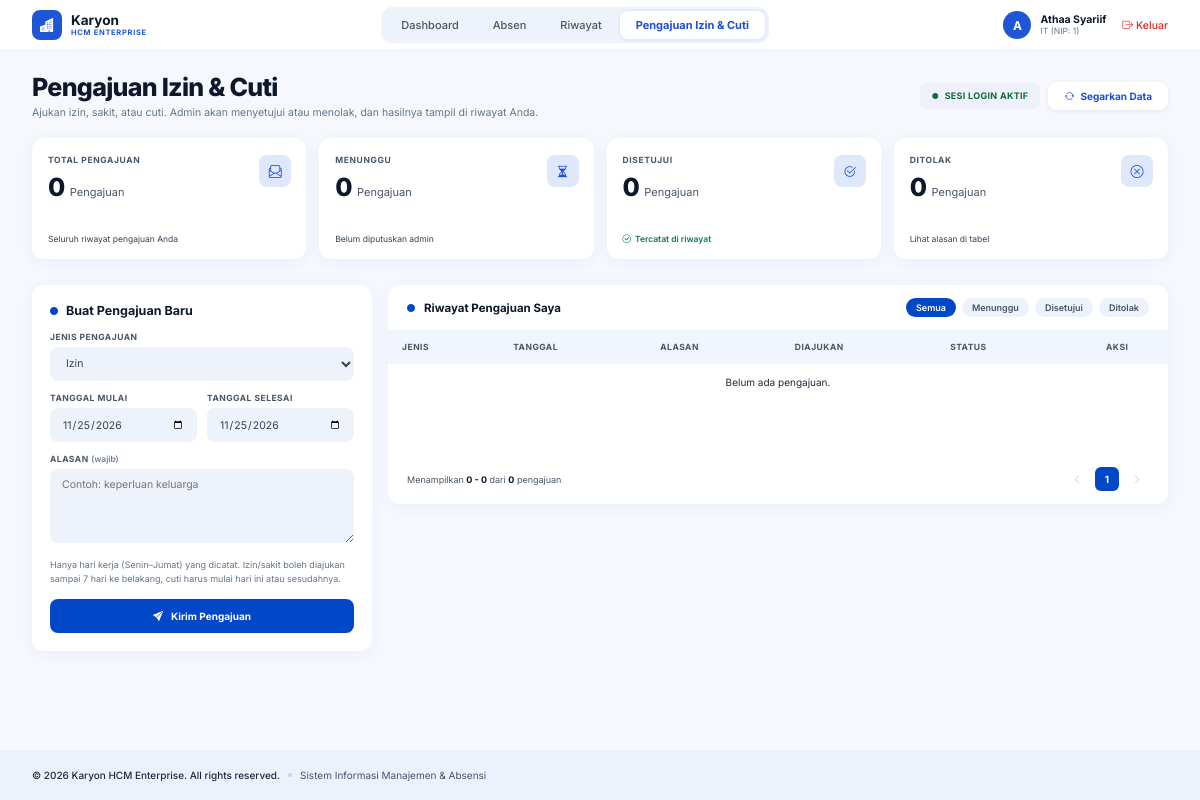
The page /karyawan/pengajuan.php (signed in) on the database its author committed.
### tables this page shows
CREATE TABLE `karyawan` (
  `id` int(11) NOT NULL,
  `nip` varchar(20) NOT NULL,
  `nama` varchar(100) NOT NULL,
  `jabatan_id` int(11) DEFAULT NULL,
  `no_hp` varchar(15) DEFAULT NULL,
  `alamat` text DEFAULT NULL
);

CREATE TABLE `jabatan` (
  `id` int(11) NOT NULL,
  `kode_jabatan` varchar(20) NOT NULL,
  `nama_jabatan` varchar(50) NOT NULL
);

### includes/fungsi.php (called while the page is built, shortened)
<?php
function h($teks) {
    return htmlspecialchars($teks ?? '');
}

### karyawan/pengajuan.php (the view, shortened to what this page needs)
<?php
require_once '../auth/cek_session.php';
$karyawan_id = (int)$_SESSION['karyawan_id'];
$hari_ini    = date('Y-m-d');
$form = ['jenis' => 'Izin', 'mulai' => $hari_ini, 'selesai' => $hari_ini, 'alasan' => ''];
$filter = $_GET['status'] ?? '';
if (!in_array($filter, STATUS_PENGAJUAN, true)) $filter = '';
$hitung = array_fill_keys(STATUS_PENGAJUAN, 0);
$total_semua = array_sum($hitung);
$total = $filter === '' ? $total_semua : $hitung[$filter];
$per_page = 5;
$pages  = max(1, (int)ceil($total / $per_page));
$page   = min(max(1, (int)($_GET['page'] ?? 1)), $pages);
$offset = ($page - 1) * $per_page;
$sql = "SELECT * FROM pengajuan WHERE karyawan_id = ?" . ($filter !== '' ? " AND status = ?" : "")
     . " ORDER BY dibuat_pada DESC, id DESC LIMIT $per_page OFFSET $offset";
$stmt = $conn->prepare($sql);
if ($filter !== '') $stmt->bind_param("is", $karyawan_id, $filter);
else                $stmt->bind_param("i", $karyawan_id);
$stmt->execute();
$daftar = $stmt->get_result()->fetch_all(MYSQLI_ASSOC);
$dari   = $total ? $offset + 1 : 0;
$sampai = $offset + count($daftar);
$base_q = ['status' => $filter];
function link_hal($base_q, $p) { return '?' . http_build_query($base_q + ['page' => $p]); }
$p_awal  = max(1, min($page - 2, $pages - 4));
$p_akhir = min($pages, $p_awal + 4);
$nama = $_SESSION['username'] ?? 'Karyawan'; $jabatan = 'Karyawan'; $nip = $karyawan_id;
$q = $conn->prepare("SELECT k.nama, k.nip, j.nama_jabatan
                     FROM karyawan k LEFT JOIN jabatan j ON k.jabatan_id = j.id
                     WHERE k.id = ?");
$q->bind_param("i", $karyawan_id);
$q->execute();
if ($k = $q->get_result()->fetch_assoc()) {
    $nama    = $k['nama'];
    $jabatan = $k['nama_jabatan'] ?? 'Karyawan';
    $nip     = $k['nip'];
}
?>
<!DOCTYPE html>
<html lang="id">
<head>
<link href="https://cdn.jsdelivr.net/npm/bootstrap-icons@1.11.3/font/bootstrap-icons.css" rel="stylesheet">
</head>
<body>
<nav class="topbar">
  <a class="brand" href="dashboard.php">
    <span class="brand-logo"><i class="bi bi-buildings-fill"></i></span>
    <span><b>Karyon</b><small>HCM ENTERPRISE</small></span>
  </a>
  <div class="nav-pill">
    <a href="dashboard.php">Dashboard</a>
    <a href="absen.php">Absen</a>
    <a href="riwayat.php">Riwayat</a>
    <a href="pengajuan.php" class="active">Pengajuan Izin &amp; Cuti</a>
  </div>
  <div class="user-area">
    <div class="user">
      <span class="avatar"><?= h(strtoupper(mb_substr($nama, 0, 1))) ?></span>
      <div><b><?= h($nama) ?></b><small><?= h($jabatan) ?> (NIP: <?= h($nip) ?>)</small></div>
    </div>
    <a class="logout" href="../auth/logout.php"><i class="bi bi-box-arrow-right"></i>Keluar</a>
  </div>
</nav>
<main class="main-wrap">
<header class="page-intro">
  <div>
    <h1>Pengajuan Izin &amp; Cuti</h1>
    <p>Ajukan izin, sakit, atau cuti. Admin akan menyetujui atau menolak, dan hasilnya tampil di riwayat Anda.</p>
  </div>
  <div class="intro-tags">
    <span class="green-tag"><i class="bi bi-circle-fill"></i> SESI LOGIN AKTIF</span>
    <a class="blue-tag" href="pengajuan.php"><i class="bi bi-arrow-repeat"></i> Segarkan Data</a>
  </div>
</header>
<section class="history-stats">
  <article>
    <small>Total Pengajuan</small>
    <span class="stat-icon"><i class="bi bi-envelope-paper"></i></span>
    <div class="stat-value"><b><?= $total_semua ?></b><span>Pengajuan</span></div>
    <div class="stat-foot"><span>Seluruh riwayat pengajuan Anda</span></div>
  </article>
  <article>
    <small>Menunggu</small>
    <span class="stat-icon"><i class="bi bi-hourglass-split"></i></span>
    <div class="stat-value"><b><?= $hitung['Menunggu'] ?></b><span>Pengajuan</span></div>
    <div class="stat-foot"><span>Belum diputuskan admin</span></div>
  </article>
  <article>
    <small>Disetujui</small>
    <span class="stat-icon"><i class="bi bi-check2-circle"></i></span>
    <div class="stat-value"><b><?= $hitung['Disetujui'] ?></b><span>Pengajuan</span></div>
    <div class="stat-foot"><span class="txt-green"><i class="bi bi-check-circle"></i>Tercatat di riwayat</span></div>
  </article>
  <article>
    <small>Ditolak</small>
    <span class="stat-icon"><i class="bi bi-x-circle"></i></span>
    <div class="stat-value"><b><?= $hitung['Ditolak'] ?></b><span>Pengajuan</span></div>
    <div class="stat-foot"><span>Lihat alasan di tabel</span></div>
  </article>
</section>
<div class="pg-layout">
  <section class="form-card">
    <h2><i class="bi bi-circle-fill blue-dot"></i> Buat Pengajuan Baru</h2>
    <form method="POST" id="form-pengajuan">
      <div class="fld">
        <label>Jenis Pengajuan</label>
        <select name="jenis" id="jenis">
          <?php foreach (JENIS_PENGAJUAN as $j): ?>
            <option value="<?= $j ?>" <?= $form['jenis'] === $j ? 'selected' : '' ?>><?= $j ?></option>
          <?php endforeach; ?>
        </select>
      </div>
      <div class="fld-row">
        <div class="fld">
          <label>Tanggal Mulai</label>
          <input type="date" name="mulai" id="mulai" value="<?= h($form['mulai']) ?>" required>
        </div>
        <div class="fld">
          <label>Tanggal Selesai</label>
          <input type="date" name="selesai" id="selesai" value="<?= h($form['selesai']) ?>" required>
        </div>
      </div>
      <div class="fld">
        <label>Alasan <span id="ket-alasan">(wajib)</span></label>
        <textarea name="alasan" id="alasan" maxlength="255" placeholder="Contoh: keperluan keluarga"><?= h($form['alasan']) ?></textarea>
      </div>
      <p class="hint">Hanya hari kerja (Senin–Jumat) yang dicatat. Izin/sakit boleh diajukan sampai 7 hari ke belakang, cuti harus mulai hari ini atau sesudahnya.</p>
      <button type="submit" class="btn-main btn-kirim"><i class="bi bi-send-fill"></i> Kirim Pengajuan</button>
    </form>
  </section>
  <section class="history-table-card">
    <div class="emp-card-head">
      <b><i class="bi bi-circle-fill blue-dot"></i> Riwayat Pengajuan Saya</b>
      <span class="filter-link">
        <a href="?status=" class="<?= $filter === '' ? 'on' : '' ?>">Semua</a>
        <?php foreach (STATUS_PENGAJUAN as $s): ?>
          <a href="?status=<?= $s ?>" class="<?= $filter === $s ? 'on' : '' ?>"><?= $s ?></a>
        <?php endforeach; ?>
      </span>
    </div>
    <table class="history-table pg-table">
      <thead><tr><th>Jenis</th><th>Tanggal</th><th>Alasan</th><th>Diajukan</th><th>Status</th><th>Aksi</th></tr></thead>
      <tbody>
      <?php if ($daftar): foreach ($daftar as $r): ?>
        <tr>
          <td><span class="activity-badge st-<?= strtolower($r['jenis']) ?>"><?= h($r['jenis']) ?></span></td>
          <td><b><?= h(rentang_tanggal($r['tanggal_mulai'], $r['tanggal_selesai'])) ?></b></td>
          <td><?= $r['alasan'] !== null && $r['alasan'] !== '' ? h($r['alasan']) : '—' ?></td>
          <td><?= date('d-m-Y H:i', strtotime($r['dibuat_pada'])) ?></td>
          <td>
            <span class="activity-badge <?= kelas_status_pengajuan($r['status']) ?>"><?= h($r['status']) ?></span>
            <?php if ($r['status'] === 'Ditolak'): ?>
              <span class="sub merah">Alasan penolakan: <?= $r['catatan_admin'] ? h($r['catatan_admin']) : 'tidak dicantumkan' ?></span>
            <?php elseif ($r['status'] === 'Disetujui' && $r['catatan_admin']): ?>
              <span class="sub">Catatan admin: <?= h($r['catatan_admin']) ?></span>
            <?php endif; ?>
          </td>
          <td>
            <?php if ($r['status'] === 'Menunggu'): ?>
              <form method="POST" onsubmit="return confirm('Batalkan pengajuan ini?')">
                <input type="hidden" name="csrf" value="<?= h($_SESSION['csrf']) ?>">
                <input type="hidden" name="aksi" value="batal">
                <input type="hidden" name="id" value="<?= (int)$r['id'] ?>">
                <button type="submit" class="btn-batal">Batalkan</button>
              </form>
            <?php else: ?>—<?php endif; ?>
          </td>
        </tr>
      <?php endforeach; else: ?>
        <tr><td colspan="6" class="empty-state">Belum ada pengajuan<?= $filter !== '' ? ' dengan status ' . h($filter) : '' ?>.</td></tr>
      <?php endif; ?>
      </tbody>
    </table>
    <div class="history-foot">
      <span>Menampilkan <b><?= $dari ?> - <?= $sampai ?></b> dari <b><?= $total ?></b> pengajuan</span>
      <nav class="history-pager">
        <a class="<?= $page <= 1 ? 'off' : '' ?>" href="<?= h(link_hal($base_q, max(1, $page - 1))) ?>"><i class="bi bi-chevron-left"></i></a>
        <?php for ($p = $p_awal; $p <= $p_akhir; $p++): ?>
          <a class="<?= $p === $page ? 'on' : '' ?>" href="<?= h(link_hal($base_q, $p)) ?>"><?= $p ?></a>
        <?php endfor; ?>
        <a class="<?= $page >= $pages ? 'off' : '' ?>" href="<?= h(link_hal($base_q, min($pages, $page + 1))) ?>"><i class="bi bi-chevron-right"></i></a>
      </nav>
    </div>
  </section>
</div>
</main>
<footer class="site-footer">
  <b>© 2026 Karyon HCM Enterprise. All rights reserved.</b><i></i><span>Sistem Informasi Manajemen &amp; Absensi</span>
</footer>
</body>
</html>

### rows shown on the page
karyawan: nama "A", nama "Athaa Syariif", jabatan.nama_jabatan "IT", nip "1"

### other values the page prints
$total_semua "0"
$hitung['Menunggu'] "0"
$hitung['Disetujui'] "0"
$hitung['Ditolak'] "0"
$s "Menunggu"
$s "Disetujui"
$s "Ditolak"
$dari "0"
$sampai "0"
$total "0"
form field jenis "Izin"
